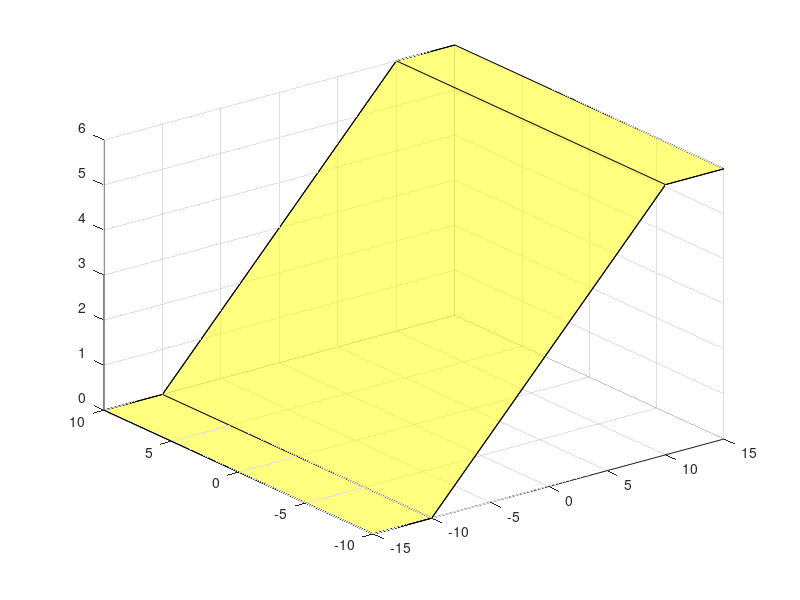

MATLAB code to generate this figure: (Note: this script raises an error after producing the figure.)
clc
clear all
close all



% Coordinates for the x-axis
x1 = -15;
x2 = -10;
x3 =  10;
x4 =  15;


% Coordinates for the y-axis
y1 = -10;
y2 =  10;


% Coordinates for the z-axis
z1 = 0;
z2 = 0;
z3 = 6;
z4 = 6;

x = [ x1 x2 x3 x4];
y = [y1 y1 y2 y2];
z = [ z1 z2 z3 z4];



 [x,y] = meshgrid(x,y);
[z,~] = meshgrid(z);
figure(1)
 surf(x,y,z,'FaceColor','y','FaceAlpha',0.5)
% surf(x,y,z,'FaceColor','g','FaceAlpha',0.5)

% Inclination angle of the slope
alpha = atand( (max(z(:))-min(z(:)))/(x3-x2)); 

P = [x2 , y1 ,z1];
Q = [x2 , y2 ,z1];
R = [x3 , y1 ,z3];




V1 = P-Q;
V2 = P-R;
normal = cross(V1,V2);
syms x y z
D = [x,y,z];
% Equation of the inclined part of ground surface
draw_plane_equation = dot(normal,D-P); 
% Equation of the inclined part of ground surface in terms of z
zplane = solve(draw_plane_equation,z); 
% Store the surface eqaution
ht = matlabFunction(zplane); 

% 
% % Major and Minor Axis of Ellipsid 
L1 = 12;
L2 = 9;
L3 = L1;
% 
n1 = x2;
n2 = x3;

% Center of Ellipsoid
x0_el = 0;
y0_el = 0;
z0_el = 10;
hold on


figure(1)

t = 0:0.1:360;
xS = L1*cosd(t);
yS = L2*sind(t);

plot3(xS,yS,z0_el*ones(size(xS)))





daspect([1 1 1])
xlabel(' x [m] ') 
ylabel(' y [m] ')
zlabel(' z [m] ') 

hold off
%%
figure(2)

[sqrX,sqrY] = meshgrid(n1-5 : n2+5);
z = zeros(size(sqrX));

for k = 1:length(sqrX)
    plot([sqrX(k) sqrX(k)], [sqrY(1) sqrY(end)],'k')
    hold on
    plot([sqrX(1) sqrX(end)], [sqrY(k) sqrY(k)],'k')
    plot(sqrX,sqrY,'k')
    plot(xS,yS,'b','LineWidth',3)
end

xlabel(' x [m] ') 
ylabel(' y [m] ')
title (' Ellipsoidal Slip Surface on X-Y Plane')
%% Generate a matrix to find out the squares intersect with ellipsoid


A(:,:,1) = sqrX;
A(:,:,2) = sqrY;
Square_Matrix = zeros(2,2,2); % Generate a matrix with 4 corners of (x,y)
Square_Row_Number = length(sqrX);


% INITIALS
j =1;
count=0;
i=1;
Red_Squares =0;
Coordinates =0;
n=1;
CoordinatesX_Blue_Squares (1,1:5) = 0;
CoordinatesY_Blue_Squares (1,1:5) = 0;


figure(3)
plot(xS,yS)
hold on
while i
    Square_Matrix = A(i:i+1,j:j+1,1:2);
    j=j+1;
    
    xSquares = [Square_Matrix(2,1,1) Square_Matrix(1,1,1) Square_Matrix(1,2,1)...
        Square_Matrix(2,2,1) Square_Matrix(2,1,1)];
    ySquares = [Square_Matrix(2,1,2) Square_Matrix(1,1,2) Square_Matrix(1,2,2)...
        Square_Matrix(2,2,2) Square_Matrix(2,1,2)];
    
    xSquares_Max = max(xSquares);
    xSquares_Min = min(xSquares);
    
    ySquares_Max = max(ySquares);
    ySquares_Min = min(ySquares);
    
    [in,on] = inpolygon(xS,yS,xSquares,ySquares);
    outx = xS(in);
    outy = yS(in);
    Box_No = num2str(count);
    
    if any( outx<xSquares_Max & outx > xSquares_Min) && any(outy < ySquares_Max...
            & outy > ySquares_Min)
        fill(xSquares,ySquares,'r')
        Red_Squares(end+1) = count;
        CoordinatesX (n,1:5) = xSquares;
        CoordinatesY (n,1:5) = ySquares;
        n=n+1;
        text((xSquares_Min +xSquares_Max)/2,(ySquares_Min+ ySquares_Max)/2,Box_No)
    else
        fill(xSquares,ySquares,'b')
        text(((xSquares_Min +xSquares_Max)/2),((ySquares_Min+ ySquares_Max)/2),Box_No)
        CoordinatesX_Blue_Squares (end+1,1:5) = xSquares(:,1:5);
        
        CoordinatesY_Blue_Squares (end+1,1:5) = ySquares(:,1:5);
    end
    
    hold on
    
    
    if j==Square_Row_Number
        j=1;
        i=i+1;
    end
    
    count = count +1;
    if count == (Square_Row_Number-1)^2
        break
    end
end
xlabel(' x [m] ')
ylabel(' y [m] ')
title ( 'Squares Intersecting with the Ellipse')

CoordinatesX_Blue_Squares (1,:) = [];
CoordinatesY_Blue_Squares (1,:) = [];

%% Table
Red_Squares(1) = [];
No = 1:length(Red_Squares);
for i =1:length(CoordinatesX)
    
    formatSpec = '(%d,%d)';
    x1_y2(i) = convertCharsToStrings(sprintf(formatSpec,CoordinatesX(i,1),CoordinatesY(i,1)));
    x1_y1(i) = convertCharsToStrings(sprintf(formatSpec,CoordinatesX(i,2),CoordinatesY(i,2)));
    x2_y1(i)= convertCharsToStrings(sprintf(formatSpec,CoordinatesX(i,3),CoordinatesY(i,3)));
    x2_y2(i) = convertCharsToStrings(sprintf(formatSpec,CoordinatesX(i,4),CoordinatesY(i,4)));
    
    
end

T=table(No',Red_Squares',x1_y2',x1_y1',x2_y1',x2_y2');
T.Properties.VariableNames = {'Number','No of Effected Sqaures','X1,Y2','X1,Y1','X2,Y1','X2,Y2'};


%% Divison of Effected Squares

figure(4)

for k = 1:length(sqrX)
    plot([sqrX(k) sqrX(k)], [sqrY(1) sqrY(end)],'k')
    hold on
    plot([sqrX(1) sqrX(end)], [sqrY(k) sqrY(k)],'k')
     plot(sqrX,sqrY,'k')
end
plot(xS,yS,'b','LineWidth',1)
hold on
% daspect([1 1 1])

CoordsX(1,1:5) = 0;
CoordsY(1,1:5) = 0;

div = 4;
n = @(n) 1/(2^n);
n = n(div);


k=1;
for i= 1: length(CoordinatesX)
    
    X1_min(i,1) = min(CoordinatesX(i,:));
    X2_max(i,1) = max(CoordinatesX(i,:));
    Y1_min(i,1) = min(CoordinatesY(i,:));
    Y2_max(i,1) = max(CoordinatesY(i,:));
end


while k
    try
        X1= X1_min(k);
        X2= X2_max(k);
        Y1= Y1_min(k);
        Y2= Y2_max(k);
        
        
        
        
        
        [CoordinatesX_add_sqrs...
            ,CoordinatesY_add_sqrs,CoordinatesX_back_to_loop...
            ,CoordinatesY_back_to_loop,DifferenceX] =...
            square_produce(n,X1,X2,Y1,Y2,xS,yS);
        
        CoordinatesX_add_sqrs(1,:)= [];
        CoordinatesY_add_sqrs(1,:)= [];
        CoordinatesX_back_to_loop(1,:) = [];
        CoordinatesY_back_to_loop(1,:) = [];
        
        
        if numel(CoordinatesX_add_sqrs) >=5 && numel(CoordinatesY_add_sqrs) >= 5
            % USE FOR FoS CALCULATION %COORDS
            CoordsX=[ CoordsX ; CoordinatesX_add_sqrs];
            CoordsY=[ CoordsY ; CoordinatesY_add_sqrs];
            %         plot(CoordinatesX_add_sqrs,CoordinatesY_add_sqrs,'+')
            %         pause(0.5)
            %         hold on
        end
        
        if numel(CoordinatesX_back_to_loop) >= 5 && numel(CoordinatesY_back_to_loop) >= 5
            [valmin,locmin] = min(CoordinatesX_back_to_loop');
            [valmax,locmax] = max(CoordinatesX_back_to_loop');
            CoordinatesX =[CoordinatesX; CoordinatesX_back_to_loop];
            X1_min = [X1_min; valmin'];
            X2_max = [X2_max; valmax'];
            [valmin,locmin] = min(CoordinatesY_back_to_loop');
            [valmax,locmax] = max(CoordinatesY_back_to_loop');
            CoordinatesY =[CoordinatesY; CoordinatesX_back_to_loop];
            Y1_min = [Y1_min; valmin'];
            Y2_max = [Y2_max; valmax'];
        end
        
        k = k+1;
    catch
        break
    end
    %        if k==1360
    %            break
    %        end
    
    
    
end

hold on


for i = 1:length(CoordsX)
    plot(CoordsX(i,:),CoordsY(i,:),'r')
    hold on
end

%% Coordinates of All Squares in Ellipsoid

% Blue Squares that has no intersection with ellipsoid (inside)
CoordsX_Blue_in_Ellip(1,1:5) = 0;
CoordsY_Blue_in_Ellip(1,1:5) = 0;
for i = 1 :length(CoordinatesX_Blue_Squares(:,1))
B_x = CoordinatesX_Blue_Squares(i,:);
B_y = CoordinatesY_Blue_Squares(i,:);
xSquares = [ B_x(1)  B_x(2)  B_x(3)  B_x(4)  B_x(5)];
ySquares = [ B_y(1)  B_y(2)  B_y(3)  B_y(4)  B_y(5)];


[in,on] =inpolygon(xSquares,ySquares,xS,yS);
 if sum(in) == 5
     % Blue Squares In the Ellipsoid 2D
     CoordsX_Blue_in_Ellip(end+1,1:5) = xSquares; 
     CoordsY_Blue_in_Ellip(end+1,1:5) = ySquares;
     plot(xSquares(in),ySquares(in),'b','LineWidth',2)
     hold on
 end
end
CoordsX_Blue_in_Ellip(1,:) = [];
CoordsY_Blue_in_Ellip(1,:) = [];

% Red Squares in the Ellipsoid 2D
CoordsX(1,:) = [];
CoordsY(1,:) = [];
% Combine All 2D Coordinates
CoordsX_2D = [CoordsX(:,1:5);CoordsX_Blue_in_Ellip(:,1:5)];
CoordsY_2D = [CoordsY(:,1:5);CoordsY_Blue_in_Ellip(:,1:5)];

%%
% 
 figure(1)
 hold on
 
 
 Below_Surface_X(1,1:5) = 0;
 Below_Surface_Y(1,1:5) = 0;
 Below_Surface_Z(1,1:5) = 0;
 
 for i = 1: length( CoordsX_2D(:,1) )
     z3D  = real( -L3*sqrt(1-(((CoordsX_2D (i,:)-x0_el).^2)/ (L1^2)) - (((CoordsY_2D(i,:) -y0_el).^2)/ (L2^2))))+z0_el;
     
     F = 160*CoordsX_2D(i,:) - 240*z3D + 960; % Equation of Plane
     
     
     if all(F>=0.5 & z3D <= z4)
         plot3 (CoordsX_2D (i,:),CoordsY_2D (i,:),z3D,'b','LineWidth',2)
         Below_Surface_X(end+1,:)= CoordsX_2D (i,:);
         Below_Surface_Y(end+1,:)= CoordsY_2D (i,:);
         Below_Surface_Z(end+1,:)= z3D;
         hold on
     end
    
 end
  CoordsX_2D = Below_Surface_X(2:end,:);
     
  CoordsY_2D = Below_Surface_Y(2:end,:);
     
  CoordsZ_2D = Below_Surface_Z(2:end,:);
  
%% Rotate and Add Coordinates to 3D Slope Stability Model
 
 figure(1)
 hold on
 
 CoordsZ_2D = ones(size(CoordsX_2D)).*z0_el;
 for i = 1 :length(CoordsX_2D(:,1))    
   
     % Square Coordinates in 3D Top
     Columns_3X_Top(i,1:5)= CoordsX_2D(i,:) ;
     Columns_3Y_Top(i,1:5)= CoordsY_2D(i,:) ;
     Columns_3Z_Top(i,1:5)= CoordsZ_2D(i,:);
      plot3(Columns_3X_Top(i,1:5),Columns_3Y_Top(i,1:5),Columns_3Z_Top(i,1:5),'r','LineWidth',3)
     hold on
 end
 daspect([1 1 1])
 hold off


%% Interpolation to the edge of Ellipsoid
% Extract the red squares with 1st and 2nd mimimum width for interpolation
% 1st Minimum
choice = 1;
CoordsX_temp = CoordsX_2D(:,1:4);
CoordsY_temp = CoordsY_2D(:,1:4);
CoordsX_diff = abs(diff(abs(CoordsX_temp), 1, 2));
CoordsY_diff = abs(diff(abs(CoordsY_temp), 1, 2));
minX = min(CoordsX_diff(CoordsX_diff >0),[],1);
minY = min(CoordsY_diff(CoordsY_diff >0),[],1);
[MX,~] = find(CoordsX_diff==minX);
[MY,~] = find(CoordsY_diff==minY);
MX = unique(MX);
MY = unique(MY);
CoordsX_1stminWidth = CoordsX_2D(MX,:);
CoordsY_1stminWidth =CoordsY_2D(MY,:);
% 2nd Minimum
CoordsX_diff_temp = CoordsX_diff(:);
CoordsY_diff_temp = CoordsY_diff(:);
Sort_X = unique(sort(CoordsX_diff_temp(CoordsX_diff_temp~=0)));
Sort_Y = unique(sort(CoordsY_diff_temp(CoordsY_diff_temp~=0)));
[MX,~] = find(CoordsX_diff==Sort_X(2));
[MY,~] = find(CoordsY_diff==Sort_Y(2));
MX = unique(MX);
MY = unique(MY);
CoordsX_2ndminWidth = CoordsX_2D(MX,:);
CoordsY_2ndminWidth = CoordsY_2D(MY,:);

CoordsX_minWidth = [CoordsX_1stminWidth;CoordsX_2ndminWidth];
CoordsY_minWidth = [CoordsY_1stminWidth;CoordsY_2ndminWidth];

figure(1)
hold on
[A_3D ,B_3D ,ztemp]=interpolation(CoordsX_minWidth,CoordsY_minWidth,L1,...
       L2,L3,CoordsX_2D,CoordsY_2D, x0_el,y0_el,z0_el,ht);



%% Factor of Safety Calculation

% Find Angles
figure(1)
hold on
for i = 1: length(CoordsX_2D(:,1))
    x3D = CoordsX_2D(i,1:5);
    y3D = CoordsY_2D(i,1:5);
   
    z3D  = real( -L3*sqrt(1-(((x3D).^2)/ (L1^2)) - (((y3D).^2)/ (L2^2))))+z0_el;
    
    hold on
    
    %Column Edges
    for k = 1 :length(x3D)
   
        x_col = [x3D(k) x3D(k)];
        
        y_col = [y3D(k) y3D(k)];
        if x3D(k)<=x2
        z_plane_point = z1;
        elseif  x3D(k)>=x3
        z_plane_point = z4;
        elseif (x3D(k)>=x2 && x3D(k)<=x3)
        z_plane_point = ht(x3D(k));
        end
        z_column_top(1,k) =  z_plane_point;
        
        z_col = [z_plane_point  z3D(k)];
      
        z_height(k,1) = z_plane_point-z3D(k);
        
       
       
        hold on
        %Column Edges
        plot3(x_col,y_col,z_col,'r','LineWidth',2) 
        hold on
        % Base of Column
        fill3(x3D,y3D,z3D,[1,0,0]) 
  
    end
    
%    fill3(x3D,y3D,z_column_top,[1,0,0])
    % slope angle in x direction
    Horz_L1 = abs(diff(unique(x3D)));
    Vert = abs(diff(z3D(2:3)));
    ax1 = Vert/Horz_L1 ;
    
    Horz_L1 = abs(diff(unique(x3D)));
    Vert = abs(z3D(4)-z3D(1));
    ax2 = Vert/Horz_L1 ;
    
    ax = (ax1+ax2)/2;
    
    % slope angle in y direction
    Horz_L2 = diff(unique(y3D));
    Vert = abs(diff(z3D(1:2)));
    ay1 = Vert/Horz_L2;
    
    Horz_L2 = abs(diff(unique(y3D)));
    Vert = abs(diff(z3D(3:4)));
    ay2 = Vert/Horz_L2;
    
    ay = (ay1+ay2)/2;
    
    % Total Slope
    a_total = sqrt((ax^2)+(ay^2));
    a_total_slopedegree = atand(a_total);
    
    % Unit vector to fin slope in max direction
    e = [1;0;0]; % x direction for this model
    slope_directon = [ax ;ay;0] .* e;
    slope_directon = atand(slope_directon);
    
    % Soil Parameters to use in stress tensor
   
    g = 9.81;
    p = 2000;
    C = 13000;
    phi = 23;
    
    h = sum(z_height)/5;

     hold on
    
    FoS_loc = (tand(phi)/tand(a_total_slopedegree))+ (C/ (p*g*h*cosd(a_total_slopedegree)*sind(a_total_slopedegree)))
    if FoS_loc <= 1
    fill3(x3D,y3D,z_column_top,[0,0,1]) % Top of Column
    hold on
    end
  
end




%     nor_vec = [sind(a_total_slopedegree);0;cosd(a_total_slopedegree)]
%     t_vec = [cosd(a_total_slopedegree);0;-sind(a_total_slopedegree)]
%     sigma = [0 0 0; 0 0 0; 0 0 -p*g*h ];
%     
%     sigman = sum((sigma* nor_vec).*nor_vec)
% %     sigman = sqrt(sigman(1)^2+ sigman(2)^2+sigman(3)^2)
% %     sigmas = abs(sigma* nor_vec- sigman.*nor_vec) 
%      sigmas = sum((sigma*nor_vec).*t_vec)
% 
% %      sigmas = abs(sqrt(sigmas(1)^2+ sigmas(2)^2+sigmas(3)^2))
%     sigmas_crit = C-sigman.*tand(phi)
%     FoS_Local = sigmas_crit ./ sigmas


